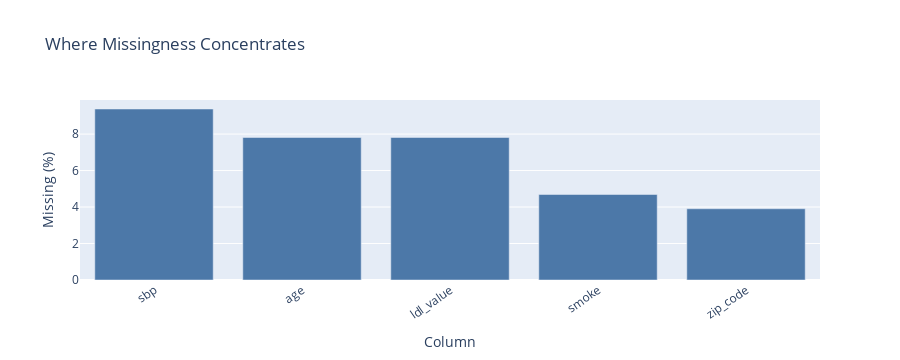

Notebook cell for this chart:
### Markdown cell above
## Section 1: Data Map and Missingness
Before modeling, we need to understand what each column means and where breakpoints exist.

### Code cell
data_map = pd.DataFrame([
    {'column': 'age', 'type': 'Structured numeric', 'clinical meaning': 'Age at discharge', 'common issue': 'Missing or impossible values'},
    {'column': 'sbp', 'type': 'Structured numeric', 'clinical meaning': 'Systolic blood pressure', 'common issue': 'Outliers from charting error'},
    {'column': 'ldl_value + ldl_unit', 'type': 'Structured numeric + unit', 'clinical meaning': 'LDL lab result', 'common issue': 'Unit mismatch (mg/dL vs mmol/L)'},
    {'column': 'future_ed_visit_30d', 'type': 'Post-outcome flag', 'clinical meaning': 'ED use after discharge', 'common issue': 'Label leakage if used as feature'},
    {'column': 'patient_name/date_of_birth/zip_code', 'type': 'Identifiers', 'clinical meaning': 'Patient identity', 'common issue': 'Privacy and re-identification risk'},
])
display(data_map)

missing_pct = (df_raw.isna().mean() * 100).sort_values(ascending=False)
missing_pct = missing_pct[missing_pct > 0]

if not missing_pct.empty:
    missing_plot = missing_pct.reset_index()
    missing_plot.columns = ['column', 'missing_pct']

    fig = px.bar(
        missing_plot,
        x='column',
        y='missing_pct',
        color_discrete_sequence=['#4c78a8'],
        title='Where Missingness Concentrates',
        labels={'column': 'Column', 'missing_pct': 'Missing (%)'},
    )
    fig.update_layout(height=360, showlegend=False)
    fig.update_xaxes(tickangle=-35)
    fig.show()

### Figure 1 — Plotly figure (JSON) as saved in the notebook; plotly's stock layout.template omitted (floating-point values rounded to 4 significant figures)
{"data": [{"hovertemplate": "Column=%{x}<br>Missing (%)=%{y}<extra></extra>", "legendgroup": "", "marker": {"color": "#4c78a8", "pattern": {"shape": ""}}, "name": "", "orientation": "v", "showlegend": false, "textposition": "auto", "type": "bar", "x": ["sbp", "age", "ldl_value", "smoke", "zip_code"], "xaxis": "x", "y": [9.375, 7.812, 7.812, 4.688, 3.906], "yaxis": "y"}], "layout": {"barmode": "relative", "height": 360, "legend": {"tracegroupgap": 0}, "showlegend": false, "title": {"text": "Where Missingness Concentrates"}, "xaxis": {"anchor": "y", "domain": [0, 1], "tickangle": -35, "title": {"text": "Column"}}, "yaxis": {"anchor": "x", "domain": [0, 1], "title": {"text": "Missing (%)"}}}}
